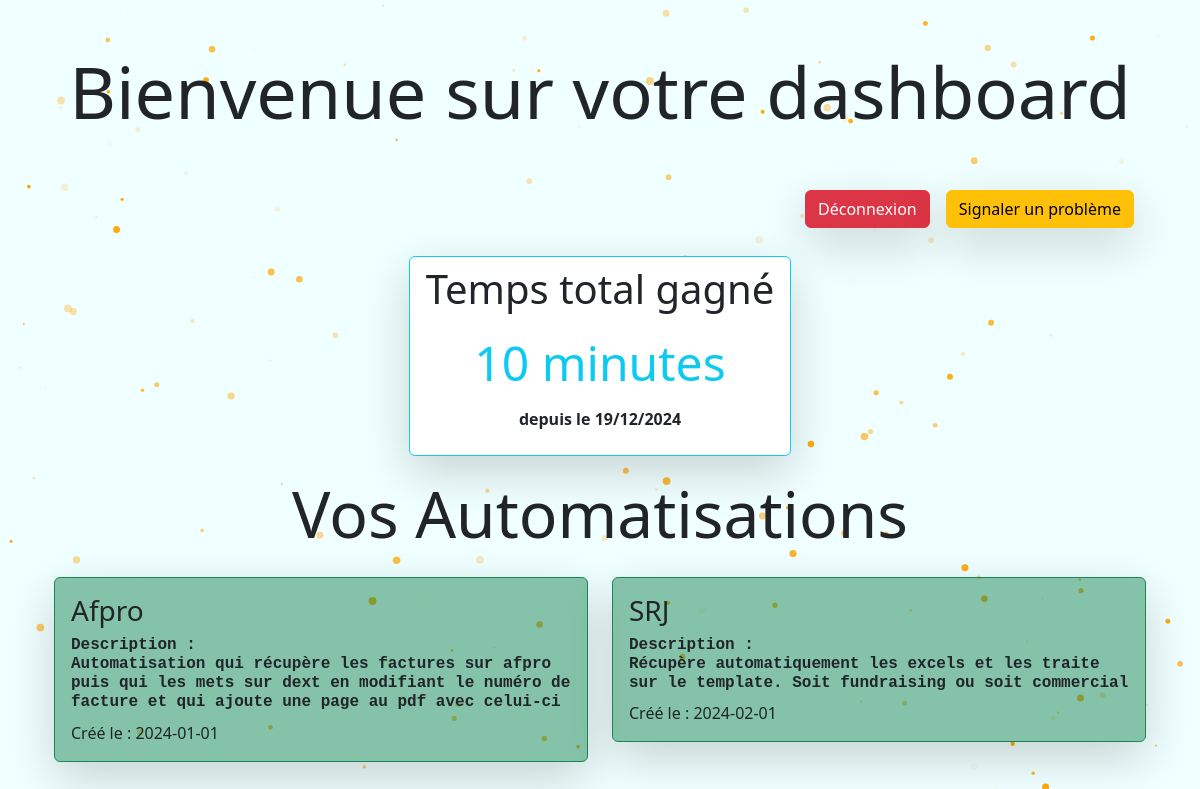
The app's page /automations/home (signed in) with its own data.
### models/automation.py (models this page shows)
class Automation(db.Model):
    __tablename__ = 'automations'
    id = db.Column(db.Integer, primary_key=True, autoincrement=True)  # Auto-incrémentation
    name = db.Column(db.String(255), nullable=False)
    description = db.Column(db.Text, nullable=False)
    created_at = db.Column(db.Date, nullable=False)
    status = db.Column(db.Boolean, default=False)
    link = db.Column(db.String(255), nullable=True)
    time_saved = db.Column(db.Float, nullable=True)
    params = db.Column(db.JSON, nullable=True)  # Champ générique pour données spécifiques
    logs = db.relationship('Log', backref='automation', lazy=True)

### blueprints/automations/__init__.py (the view)
@automation_bp.route('/home', methods=['GET'])
def home():
    automations = Automation.query.all()
    total_earned_time = timer.get_total_time_saved()
    created_at = timer.get_creation_date()
    return render_template('automations/home.html',timer=timer, total_earned_time=total_earned_time, automations=automations, created_at=created_at)

### classes/Timer.py (called while the page is built)
    def get_total_time_saved(self):
        total_minutes = sum(self.time_saved.values())
        hours, minutes = divmod(total_minutes, 60)
        if hours > 0:
            return f"{int(hours)} heures et {int(minutes)} minutes"
        else:
            return f"{int(minutes)} minutes"

    def get_creation_date(self):
        return self.created_at.strftime('%d/%m/%Y')

### templates/automations/home.html (shortened to what this page needs)
{% extends 'base.html' %}
{% block head %}
<link href="https://cdn.jsdelivr.net/npm/bootstrap@5.3.0-alpha1/dist/css/bootstrap.min.css" rel="stylesheet">
{% endblock %}
{% block body %}
<div class="container">
    <h1 class="text-center my-5 display-2">Bienvenue sur votre dashboard</h1>
    <nav class="navbar">
        <div class="container-fluid d-flex justify-content-end align-items-center gap-3">
            <a href="/auth/logout" class="btn btn-danger shadow-lg" role="button">
                Déconnexion
            </a>
            <button type="button" class="btn btn-warning shadow-lg" id="showProblemWindow">
                Signaler un problème
            </button>
        </div>
    </nav>
</div>
<div class="d-flex justify-content-center align-items-center" style="height: 30vh;">
    <div class="text-center px-3 py-2 position-relative rounded border border-info border-1 bg-white shadow-lg ">
        <div class="position-absolute top-0 start-0 w-100 h-100 bg-info rounded" style="opacity: 0.5; z-index: -1;">
        </div>
        <p class="display-6 fw-medium">
            Temps total gagné
        </p>
        <p class="display-5 text-info fw-medium">{{ timer.get_total_time_saved() }}</p>
        <p class="fw-bold">depuis le {{ timer.get_creation_date() }}</p>
    </div>
</div>
<div class="container">
    <h3 class="mb-4 text-center display-3">Vos Automatisations</h3>
    <div class="row row-cols-1 row-cols-md-2 g-4">
        {% for automation in automations %}
        <div class="col">
            <a href="./{{automation.link}}" class="text-decoration-none">
                <div
                    class="card {% if automation.status == 1 %}border-success bg-success {% elif automation.status == 0 %} border-warning bg-warning {% else %} border-danger bg-danger {% endif %} bg-opacity-50 shadow-lg">
                    <div class="card-body">
                        <h5 class="fs-3">{{ automation.name }}</h5>
                        <h6 class="mb-2 fs-6 font-monospace fw-bold">Description : <br>{{ automation.description }}
                        </h6>
                        <p class="card-text fs-6">Créé le : {{ automation.created_at }}</p>
                    </div>
                </div>
            </a>
        </div>
        {% endfor %}
    </div>
</div>
{% endblock %}

### records on screen
Automation: name "Afpro", description "Automatisation qui récupère les factures sur afpro puis qui les mets sur dext en modifiant le numéro de facture et qui ajoute une page au pdf avec celui-ci", created_at "2024-01-01"
Automation: name "SRJ", description "Récupère automatiquement les excels et les traite sur le template. Soit fundraising ou soit commercial", created_at "2024-02-01"

### other values on screen
{{ timer.get_total_time_saved() }} "10 minutes"
{{ timer.get_creation_date() }} "19/12/2024"
